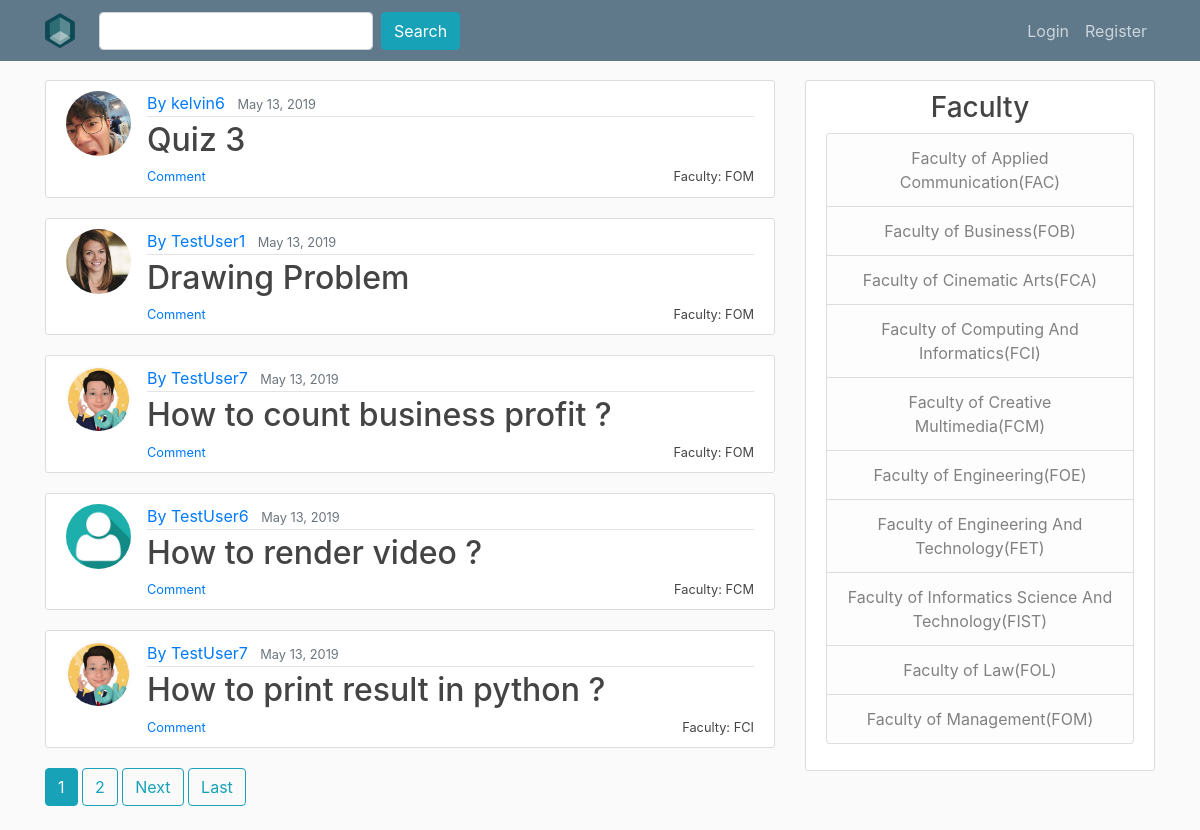
Page /QnA/ on the earlier database version.
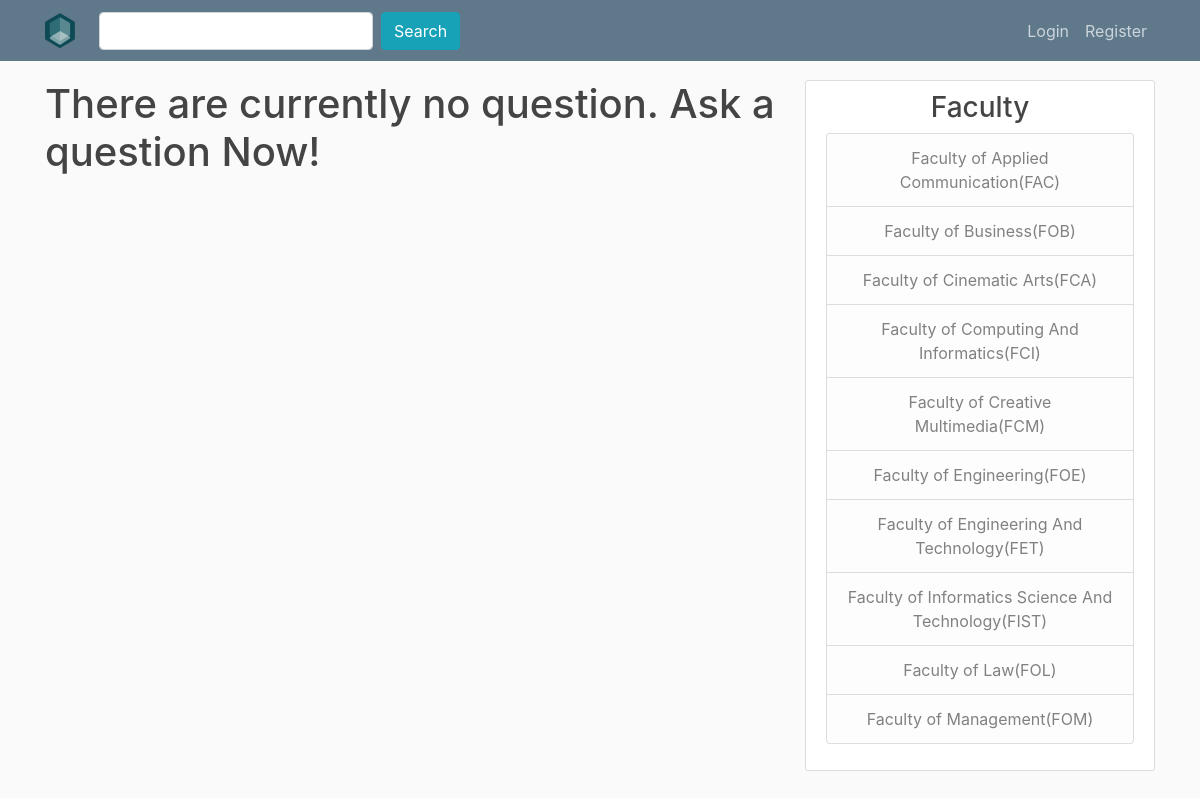
Same page on the later database version.
### QnA/models.py (models this page shows, shortened)
class question (models.Model):
    title = models.CharField(max_length=100) #use charfield to limit user input
    liked_by = models.ManyToManyField(User,related_name='liked_by_question',blank = True)
    like = models.IntegerField(default=0)
    content = models.TextField() #use TextField if there is no limit for the content
    image = models.ImageField(upload_to="image",blank=True)
    date_published = models.DateTimeField(default=timezone.now) #auto-select the current time
    category = models.ForeignKey(category,on_delete=models.CASCADE)
    author = models.ForeignKey(User, on_delete=models.CASCADE) #if the user is deleted the question will be deleted

class category (models.Model):
    category = models.CharField(max_length=100)
    slug = models.SlugField(max_length=100,unique=True)
    def get_absolute_url(self): #this is needed so because the slug for each category is different, hence this is needed to specify the args for the url
        return reverse('category',args=[self.slug])
    def __str__(self):
        return self.category

### users/models.py (models this page shows, shortened)
class Profile(models.Model):
    user = models.OneToOneField(User, on_delete=models.CASCADE) #make sure no duplicate username
    image = models.ImageField(default="default.png", upload_to="profile_pics") #specify this is image

### QnA/views.py (the view)
# urls.py: path("QnA/", QuestionListView.as_view(), name="qna"),
class QuestionListView(ListView):
    model = question #choosing the database
    template_name = 'QnA/question.html' #specifying the template
    context_object_name = 'question' #the object name in the template
    ordering = ['-date_published'] #to arrange the post from the latest date published
    paginate_by = 5 #to limit 5 question per page

### QnA/templates/QnA/question.html (shortened to what this page needs)
{% extends "QnA/base.html" %}
{% load crispy_forms_tags %}
{% block content %}
	{% for question in question %}
		<article class="media content-section">
		  <img class="rounded-circle article-img" src="{{ question.author.profile.image.url }}">
		  <div class="media-body">
		    <div class="article-metadata">
		      <a class="mr-2" href="{% url 'user-profile' question.author.username %}" >By {{ question.author }}</a>
		      <small class="text-muted">{{ question.date_published|date:"F d, Y" }}</small>
		    </div>
				<h2><a class="article-title" style="display : inline" href="{% url 'question-detail' question.pk %}" >{{ question.title }}</a></h2>
				<a href="{{ question.category.get_absolute_url}}"><small class="article-title" style="float: right" >Faculty: {{ question.category }}</small></a>
				<small class="article-title" style="float: left" ><a href="{% url 'question-detail' question.pk %}">Comment</a></small>
		  </div>
		</article>
	{% empty %}
		<h1>There are currently no question. Ask a question Now!</h1>
	{% endfor %}
	{% if is_paginated %}
		{% for num in page_obj.paginator.page_range %}
			{% if page_obj.number == num %}
				<a class="btn btn-info mb-4" href="?page={{ num }}">{{ num }}</a>
			{% elif num > page_obj.number|add:'-3' and num < page_obj.number|add:'3'%}
				<a class="btn btn-outline-info mb-4" href="?page={{ num }}">{{ num }}</a>
			{% endif %}
		{% endfor %}
		{% if page_obj.has_next %}
			<a class="btn btn-outline-info mb-4" href="?page={{ page_obj.next_page_number }}">Next</a>
			<a class="btn btn-outline-info mb-4" href="?page={{ page_obj.paginator.num_pages}}">Last</a>
		{% endif %}
	{% endif %}
{% endblock %}

Differences in the rows shown:
removed question: author.profile.image (picture), author "kelvin6", date_published "May 13, 2019", title "Quiz 3", category "FOM"
removed question: author.profile.image (picture), author "TestUser1", date_published "May 13, 2019", title "Drawing Problem", category "FOM"
removed question: author.profile.image (picture), author "TestUser7", date_published "May 13, 2019", title "How to count business profit ?", category "FOM"
removed question: author.profile.image (placeholder picture), author "TestUser6", date_published "May 13, 2019", title "How to render video ?", category "FCM"
removed question: author.profile.image (picture), author "TestUser7", date_published "May 13, 2019", title "How to print result in python ?", category "FCI"
Other differences:
text no longer shown: "Next Last"
text now shown: "There are currently no question. Ask a question Now!"
list line gone: "1"
list line gone: "2"
